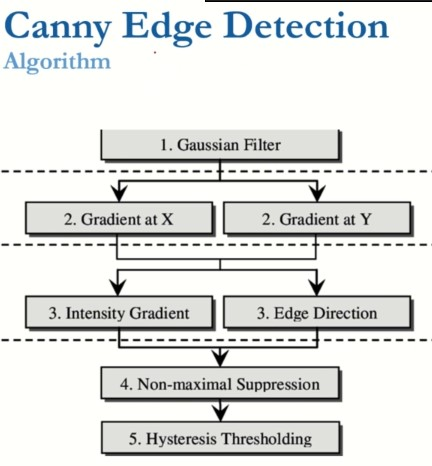
#> input picture Code and Data/07_CannyEdgeDetector/Screenshot.jpg, 432 x 466 px, given in place of cm.jpg, which was not available
$ jupyter execute --allow-errors 04_a_EdgeDetection.ipynb
#> lines starting #> are read from the running program, lines starting #| are printed output that depends on the picture; pictures that were not available may be replaced by others from this repository, and a replacement may not be noted
[cell 1]
import cv2
import matplotlib.pyplot as plt
import numpy as np

[cell 2]
path = r"..\07_CannyEdgeDetector\images\cm.jpg"
# imPth = r'C:\Users\DeLL\Desktop\ML\CV\images\cm.jpg'
img = plt.imread(path)
#> img is the input picture: shape (466, 432, 3); mean R, G, B 224.4, 225.9, 223.4

[cell 3]
plt.imshow(img,cmap='gray')

[cell 4]
#
# *Canny detector
E = cv2.Canny(img,150,250)
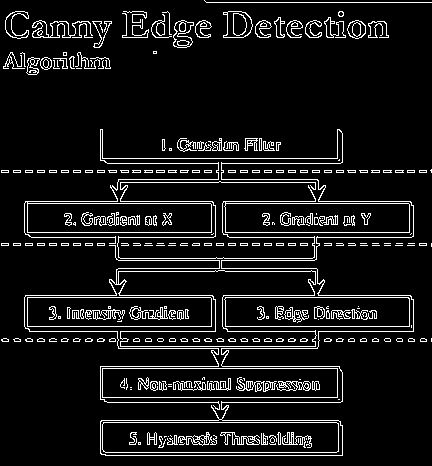
#> E: shape (466, 432); 8.7% white in thin lines or dots

[cell 5]
plt.subplot(121)
plt.imshow(img,cmap='gray')
plt.axis('off')
plt.subplot(122)
plt.imshow(E,cmap='gray')
plt.axis('off')
plt.show()

[cell 6]
x = 0
y = -1
sigma = 1
v = (1/(2*np.pi*(sigma**2)))*np.exp(-(x**2 + y**2)/(2*(sigma**2)))
v

[cell 7]
v

[cell 8]
from IPython.display import Image

Image('Screenshot.jpg')

[cell 9]
Image('Screenshot1.jpg')

[cell 10]
def f_getGaussianFilter(s,sigma):
    """_summary_

    Args:
        s (_type_): window size
        sigma (float): control the width of the filter (kernal)

    Returns:
        _type_: _description_
    """
#> called with s = 11, sigma = 2
    maxX = s//2
    minX = -maxX
    minY = minX
    maxY = maxX
    G = np.zeros((s,s))
    for x in range(minX,maxX+1):
        for y in range(minY,maxY+1):
            v = (1/(2*np.pi*(sigma**2)))*\
                np.exp(-(x**2 + y**2)/(2*(sigma**2)))
            G[x-minX,y-minY] = v
    return G

[cell 11]
G = f_getGaussianFilter(11,2)

[cell 12]
np.sum(G)

#> (a cell that did not finish here is left out)

[cell 14]
#
# * Gaussian convolution
G = f_getGaussianFilter(3,0.5)
img_S = cv2.filter2D(img,-1,G)

plt.subplot(121)
plt.imshow(img,cmap='gray')
plt.axis('off')
plt.subplot(122)
plt.imshow(img_S,cmap='gray')
plt.axis('off')
plt.show()

[cell 15]
Image('Screenshot2.jpg')

[cell 16]
img_S = img_S[:,:,0]
#> img_S: shape (466, 432)
# to get gradient
mask_x = np.array([[-1],[1]])
mask_x

[cell 17]
# to handle negative values
img_S = np.float64(img_S)

# Fx
Ix = cv2.filter2D(img_S,-1,mask_x)
# Fy
mask_y = mask_x.T
Iy = cv2.filter2D(img_S,-1,mask_y)
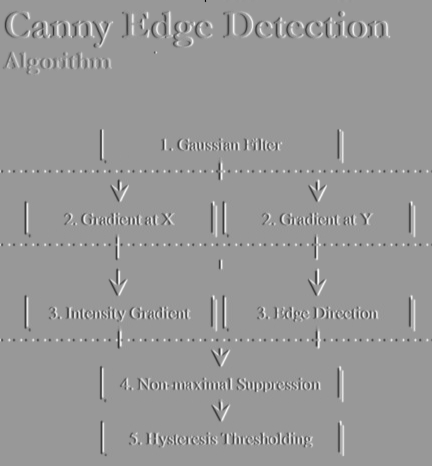
#> Iy: shape (466, 432) float64; min -202, max 136, mean 0; drawn with min black and max white

[cell 18]
Ix.dtype

[cell 19]
Iy.shape
#> Out = (466, 432)

[cell 20]
img_S.shape
#> Out = (466, 432)

[cell 21]
plt.subplot(121)
plt.imshow(Ix,cmap='gray')
plt.title('X-derivative')
plt.axis('off')
plt.subplot(122)
plt.imshow(Iy,cmap='gray')
plt.title('Y-derivative')
plt.axis('off')
plt.show()

[cell 22]
gv = np.array([Ix[150,130],Iy[150,130]])
#> gv = [0, 0]

[cell 23]
gv
#> Out = [0, 0]

[cell 24]
Ix.dtype

[cell 25]
# we do gauusian first to remove noise
# to not to amplify the noise with the gradient
"""
instead of using the gradient of the image after gauusian ,
 we can use the gradient of the gaussian
"""

[cell 26]
Image('Screenshot3.jpg')

[cell 27]
def Gx(s,sigma):
#> called with s = 3, sigma = 0.5
    maxX = s//2
    minX = -maxX
    minY = minX
    maxY = maxX
    Gx = np.zeros((s,s))
    for x in range(minX,maxX+1):
        for y in range(minY,maxY+1):
            v = (-x/(2*np.pi*(sigma**4)))*\
                np.exp(-(x**2 + y**2)/(2*(sigma**2)))
            Gx[x-minX,y-minY] = v
    return Gx

[cell 28]
def Gy(s,sigma):
#> called with s = 3, sigma = 0.5
    maxX = s//2
    minX = -maxX
    minY = minX
    maxY = maxX
    Gy = np.zeros((s,s))
    for x in range(minX,maxX+1):
        for y in range(minY,maxY+1):
            v = (-y/(2*np.pi*(sigma**4)))*\
                np.exp(-(x**2 + y**2)/(2*(sigma**2)))
            Gy[x-minX,y-minY] = v
    return Gy

[cell 29]
gx = Gx(3,0.5)
gy = Gy(3,0.5)

[cell 30]
gx

[cell 31]
gy

[cell 32]
img.shape
#> Out = (466, 432, 3)

[cell 33]
img = np.float64(img[:,:,0])
#> img: shape (466, 432) float64

[cell 34]
Ix = cv2.filter2D(img,-1,gx)
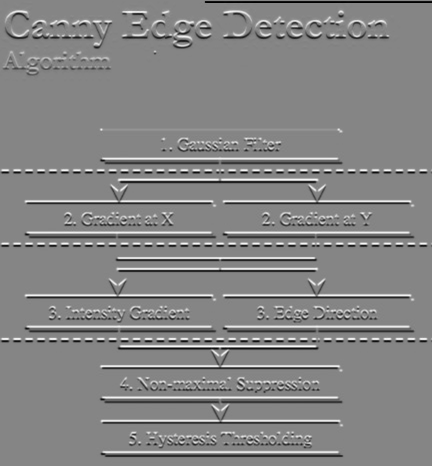
#> Ix: shape (466, 432) float64; min -111.2, max 101.7, mean -0.2; drawn with min black and max white
Iy = cv2.filter2D(img,-1,gy)
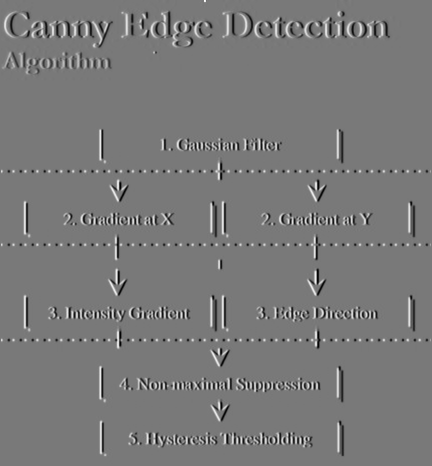
#> Iy: shape (466, 432) float64; min -101.3, max 111.7, mean 0; drawn with min black and max white

[cell 35]
plt.subplot(121)
plt.imshow(Ix,cmap='gray')
plt.title('X-derivative')
plt.axis('off')
plt.subplot(122)
plt.imshow(Iy,cmap='gray')
plt.title('Y-derivative')
plt.axis('off')
plt.show()

[cell 36]
# gradient magnitude
# (Fx**2 + Fy**2)^0.5
Gm = (Ix**2 + Iy**2)**0.5
# gradient direction
# arctan(Fy/Fx) == tan^-1
Gd = np.rad2deg(np.arctan2(Iy,Ix))
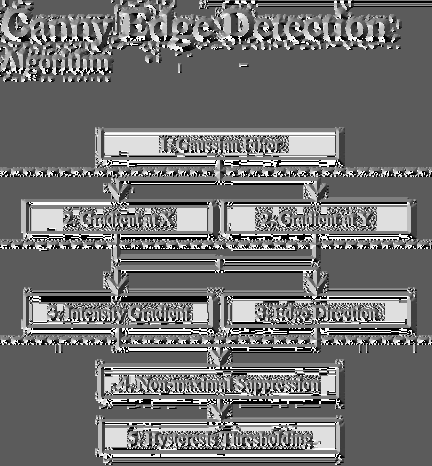
#> Gd: shape (466, 432) float64; min -180, max 180, mean -20.2; drawn with min black and max white

[cell 37]
Gd.min(),Gd.max()
#> Out = (-180, 180)

[cell 38]
Gd.shape
#> Out = (466, 432)

[cell 39]
Gm.min(), Gm.max()
#> Out = (0, 135.6)

[cell 40]
plt.subplot(121)
plt.imshow(Gm,cmap='gray')
plt.title('GM')
plt.axis('off')
plt.subplot(122)
plt.imshow(Gd,cmap='gray')
plt.title('Gd')
plt.axis('off')
plt.show()

[cell 41]
plt.imshow(Gm>30,cmap='gray')

[cell 42]
plt.imshow(Gm>90,cmap='gray')

[cell 43]
plt.hist(Gd.flatten())
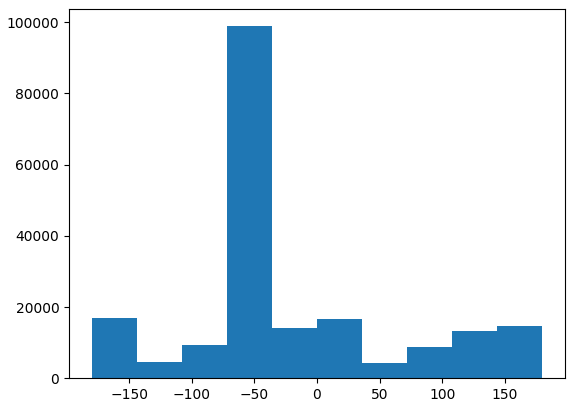
#> figure drawn by matplotlib, 1 panel; tallest bar 98879 high, from x = -72 to -36

[cell 44]
# quantize the gradient direction
bins = np.array([-180.,-135.,-90.,-45.,0.,45.,90.,135.,180.])
# -1 is to index from 0 to 7
inds = np.digitize(Gd,bins)-1
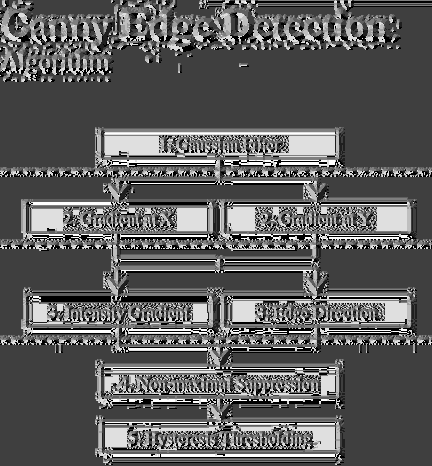
#> inds: shape (466, 432) int64; min 0, max 8, mean 2.93; drawn with min black and max white
Gd_bin = bins[inds.flatten()].reshape(Gd.shape)

[cell 45]
# indecies
i,j = 10,100
Gd[i,j],Gd_bin[i,j]
#> Out = (-50.65, -90)
# -22 is closer to -45

[cell 46]
A = np.array([180.,134.,179.,135,-33.,-180.])
inds = np.digitize(A,bins)-1

[cell 47]
# broken in 134 -> 90 should be 135
bins[inds]

[cell 48]
#
# * this quantize better
A = np.array([180.,134.,179.,135,-33.,-180.,12,-12,-170])
A_bin = 45*(np.round(A/45))

[cell 49]
A_bin

[cell 50]
Gd_bin = 45*(np.round(Gd/45))

[cell 51]
i,j = 12,100
Gd[i,j],Gd_bin[i,j]
#> Out = (-50.65, -45)

[cell 52]
def NMS(Gm,Gd):
    Gd_bin = 45*(np.round(Gd/45))
    Gm_NMS = np.zeros(Gm.shape)
    numRows,numCols = Gm.shape[0],Gm.shape[1]
#> numRows = 466; numCols = 432
    a,b=0.,0.
    for r in range(1,numRows-1):
        for c in range(1,numCols-1):
            ang = Gd_bin[r,c]
            if ang == 180. or ang == -180. or ang == 0.0 or ang == -0.0:
                # for vertical lines
                # move up and down
                a,b = Gm[r-1,c], Gm[r+1,c]
            elif ang == 45. or ang == -135.:
                # for 45 degree lines
                # move diagonally
                a,b = Gm[r+1,c+1],Gm[r-1,c-1]
            elif ang == 90. or ang == -90.:
                # for horizontal lines
                # move left and right
                a,b = Gm[r,c-1],Gm[r,c+1]
            elif ang == 135. or ang == -45.:
                # for -45 degree lines
                # move off diagonally
                a,b = Gm[r-1,c+1],Gm[r+1,c-1]
            else:
                print('Error')
                return
            if Gm[r,c] >= a and Gm[r,c] >= b:
                # if the pixel is greater than both the neighbours
                # then it is a local maximum
                # take a value
                Gm_NMS[r,c] = Gm[r,c]
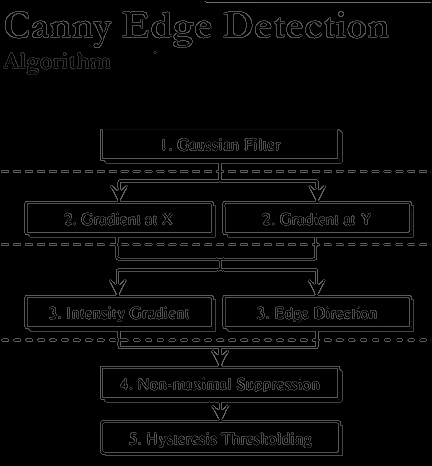
#> Gm_NMS: shape (466, 432) float64; min 0, max 135.6, mean 6.8
            # *else it's zero "Supressed"
    return Gm_NMS

[cell 53]
Gm_NMS = NMS(Gm,Gd)

[cell 54]
plt.subplot(121)
plt.imshow(Gm,cmap='gray')
plt.title('GM')
plt.axis('off')

plt.subplot(122)
plt.imshow(Gm_NMS,cmap='gray')
plt.title('GM_NMS')
plt.axis('off')
plt.show()

[cell 55]
# the thershold it determined by the user
# how smooth the lines are
# the higher the threshold the less lines
# as it takes greater gradient values (bigger edges)
# the lower the threshold the more lines
plt.imshow(Gm_NMS>50,cmap='gray')
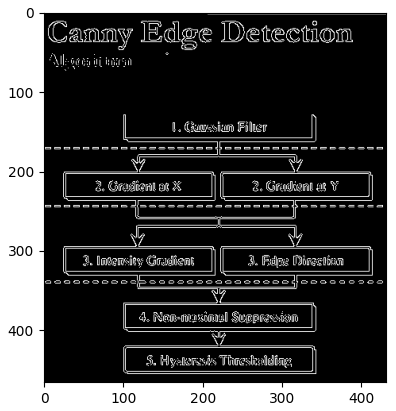
#> figure drawn by matplotlib, 1 panel

[cell 56]
from skimage import filters

[cell 57]
# make 2 line values for threshold
# recursive thresholding
L = Gm_NMS.mean()
#> L = 6.76
H = L + Gm_NMS.std()
#> H = 29.02
E = filters.apply_hysteresis_threshold(Gm_NMS,L,H)
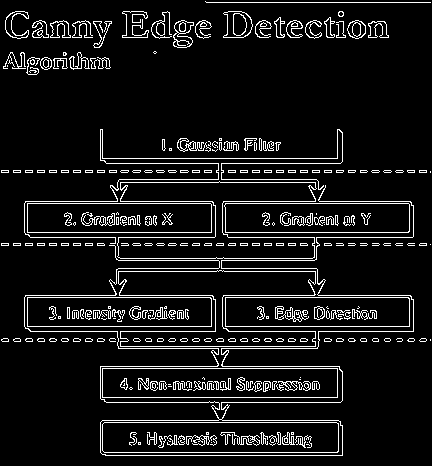
#> E: shape (466, 432) bool; 8.5% white in thin lines or dots
